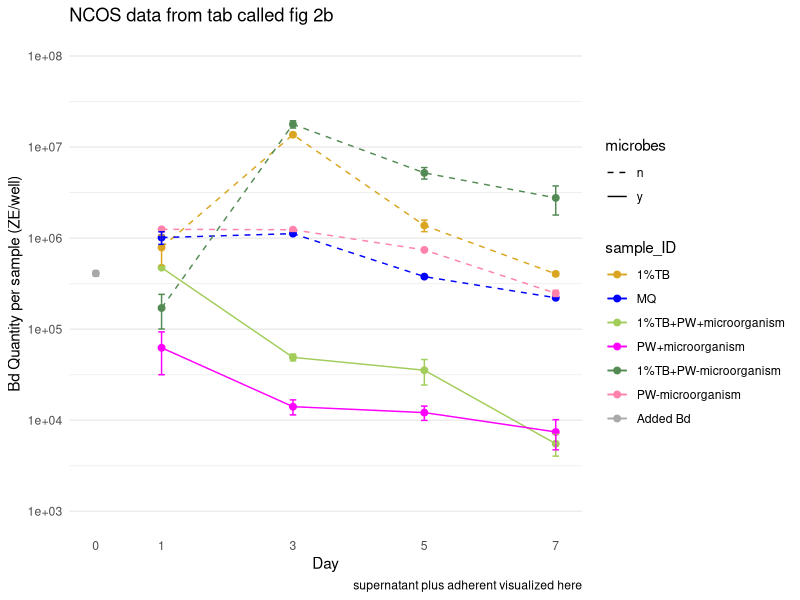
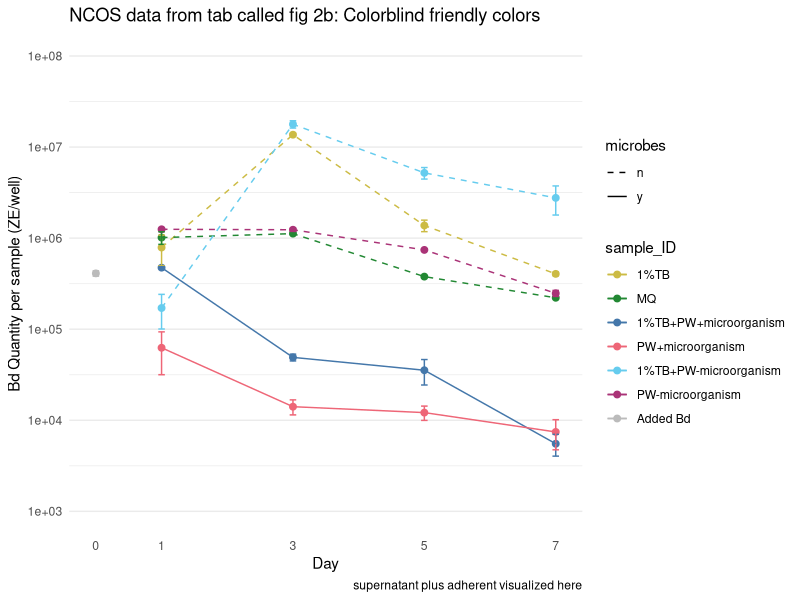
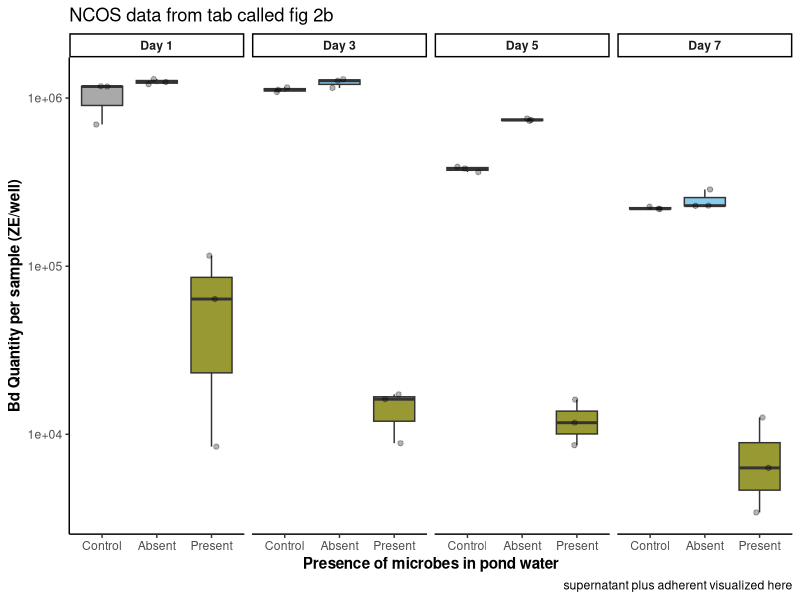
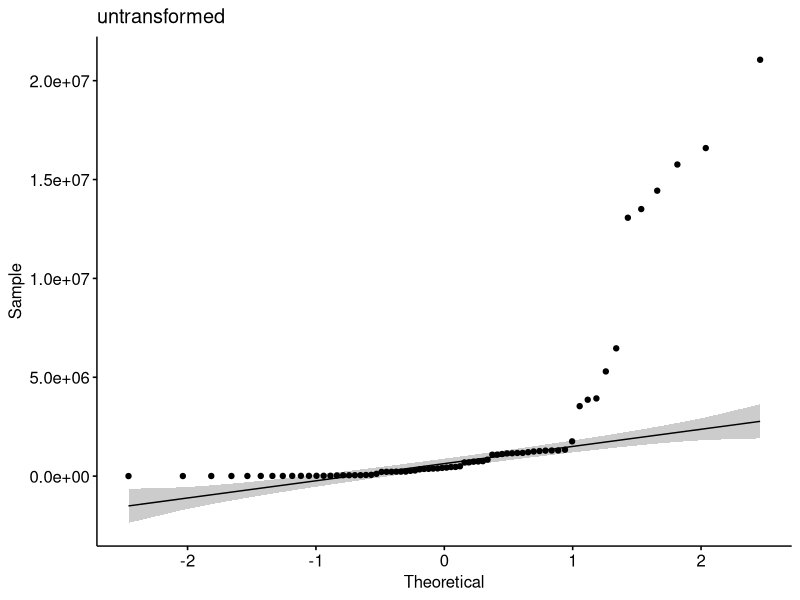
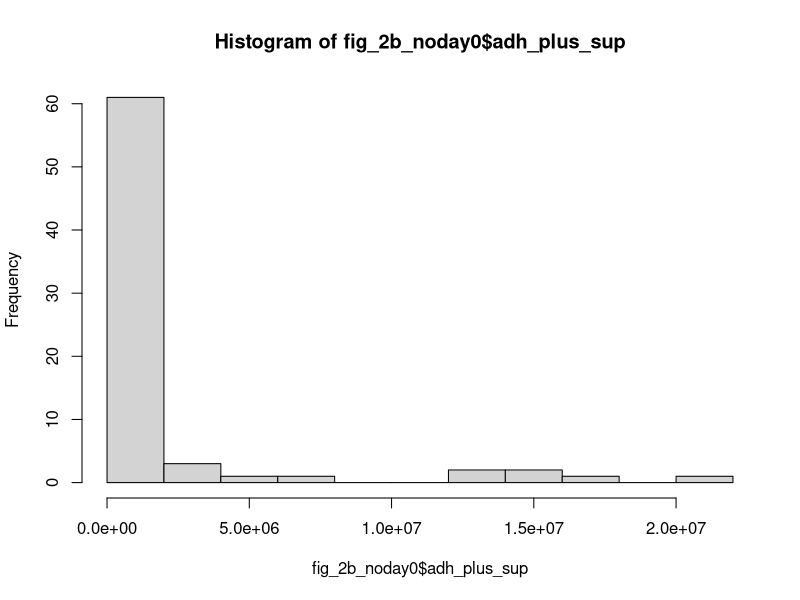
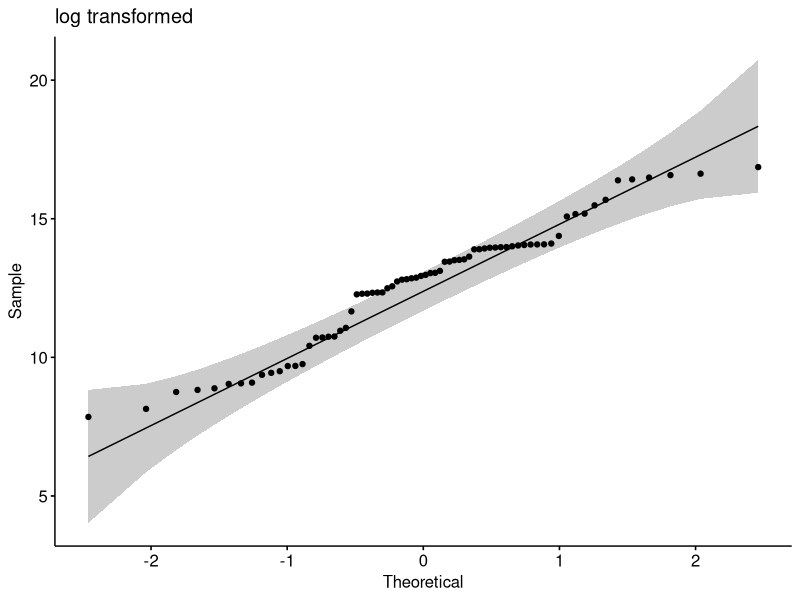
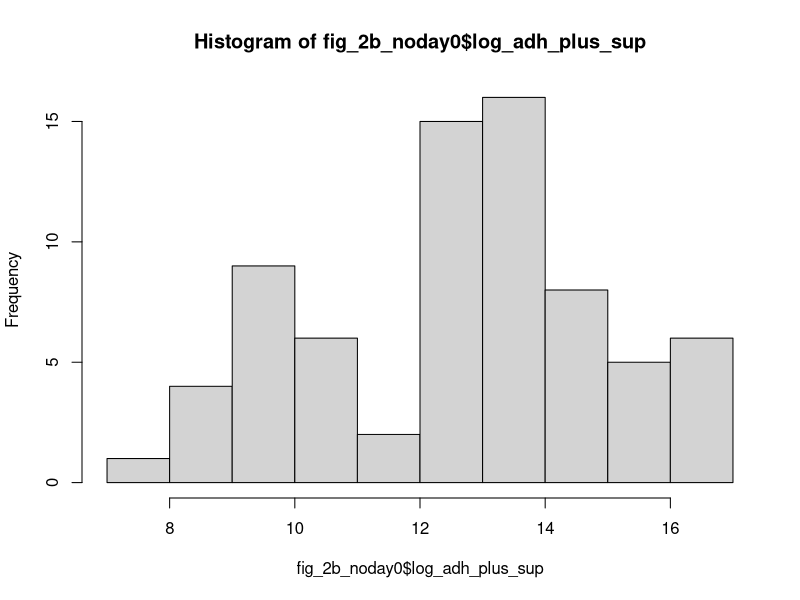
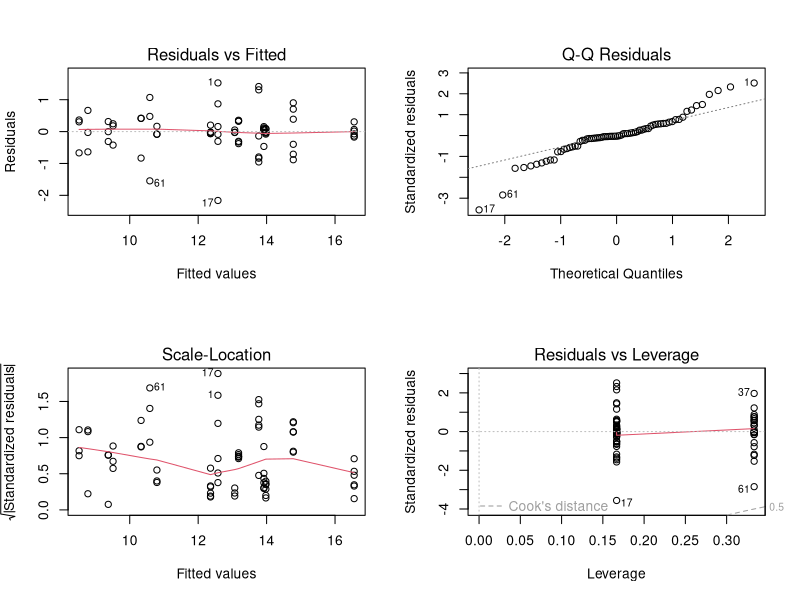

These figures' R source, in order:
## ---- chunk 1
#| warning: false

## read in and clean data
library(tidyverse) # for cleaning and viewing data
library(here) # for importing data
library(ggpubr)
library(rstatix)
library(ggplot2)
library(car)
library(multcomp)
library(nlme)
library(emmeans)

fig_2b <- read.csv(here("data", "final_NCOS_2024_reformatted_for_R.xlsx - Fig2B.csv"))
fig_3b <- read.csv(here("data", "final_NCOS_2024_reformatted_for_R.xlsx - Fig3B.csv"))
fig_4b <- read.csv(here("data", "final_NCOS_2024_reformatted_for_R.xlsx - Fig4B.csv"))

with_microbes_40_color <- "#999933"
no_microbes_.22_color <- "#88ccee"
## ---- chunk 2
# add column for microbes or no
fig_2b <- fig_2b %>% 
  mutate(microbes = case_when(
    str_detect(sample_ID, "\\+microorganism") ~ "y",
    TRUE ~ "n"
  )) %>% 
  # add column for TB or no
  mutate(TB = case_when(
    str_detect(sample_ID, "TB") ~ "y",
    TRUE ~ "n"
  )) %>% 
  # add column for PW or no
  mutate(PW = case_when(
    str_detect(sample_ID, "PW") ~ "y",
    TRUE ~ "n"
  ))
## ---- chunk 3
fig2b_summary <- fig_2b %>% 
  group_by(day, sample_ID) %>% 
  reframe(mean = mean(adh_plus_sup), # calculate the mean
            n = length(adh_plus_sup), # count the number of observations
            df = n - 1, # calculate the degrees of freedom
            sd = sd(adh_plus_sup), # calculate the standard deviation
            se = sd/sqrt(n), # calculate the standard error
          ) %>% 
  mutate(microbes = case_when(
    str_detect(sample_ID, "\\+microorganism") ~ "y",TRUE ~ "n")) %>% 
  # add column for TB or no
  mutate(TB = case_when(str_detect(sample_ID, "TB") ~ "y", TRUE ~ "n")) %>% 
  # add column for PW or no
  mutate(PW = case_when(str_detect(sample_ID, "PW") ~ "y", TRUE ~ "n")) 

fig2b_summary %>% 
  # reorder to match Renwei's plot
  mutate(sample_ID = factor(sample_ID, 
                            levels = c("1%TB", "MQ", "1%TB+PW+microorganism", "PW+microorganism", "1%TB+PW-microorganism", "PW-microorganism", "Added Bd"))) %>% 

  ggplot(aes(x = day, 
           y = mean, 
           color = sample_ID)) +
  geom_point(size = 2) +
  geom_errorbar(aes(ymin = mean - se, # plot the standard error
                    ymax = mean + se),
                width = 0.1) +
    geom_line(aes(linetype = microbes)) + 
  scale_y_log10(limits = c(1e3, 1e8), 
                breaks = c(1e3, 1e4, 1e5, 1e6, 1e7, 1e8)) +
  # vibes
  labs(x = "Day",
       y = "Bd Quantity per sample (ZE/well)",
       title = "NCOS data from tab called fig 2b",
       caption = "supernatant plus adherent visualized here") +
  scale_color_manual(values = c("1%TB" = "goldenrod", 
                                "MQ" = "blue", 
                                "1%TB+PW+microorganism" = "darkolivegreen3", 
                                "PW+microorganism" = "magenta", 
                                "1%TB+PW-microorganism" = "palegreen4", 
                                "PW-microorganism" = "palevioletred1",
                                "Added Bd" = "darkgrey")) + # Assign specific colors to match RC's plot
  scale_linetype_manual(values = c("n" = "dashed", 
                                   "y" = "solid")) +
  theme_minimal() +
  theme(
    panel.grid.major.x = element_blank(), # Remove major vertical grid lines
    panel.grid.minor.x = element_blank()) + # Remove minor vertical grid lines
  scale_x_continuous(breaks = c(0, 1, 3, 5, 7))
## ---- chunk 4
fig2b_summary <- fig_2b %>% 
  group_by(day, sample_ID) %>% 
  reframe(mean = mean(adh_plus_sup), # calculate the mean
            n = length(adh_plus_sup), # count the number of observations
            df = n - 1, # calculate the degrees of freedom
            sd = sd(adh_plus_sup), # calculate the standard deviation
            se = sd/sqrt(n), # calculate the standard error
          ) %>% 
  mutate(microbes = case_when(
    str_detect(sample_ID, "\\+microorganism") ~ "y",TRUE ~ "n")) %>% 
  # add column for TB or no
  mutate(TB = case_when(str_detect(sample_ID, "TB") ~ "y", TRUE ~ "n")) %>% 
  # add column for PW or no
  mutate(PW = case_when(str_detect(sample_ID, "PW") ~ "y", TRUE ~ "n")) 

fig2b_summary %>% 
  # reorder to match Renwei's plot
  mutate(sample_ID = factor(sample_ID, 
                            levels = c("1%TB", "MQ", "1%TB+PW+microorganism", "PW+microorganism", "1%TB+PW-microorganism", "PW-microorganism", "Added Bd"))) %>% 

  ggplot(aes(x = day, 
           y = mean, 
           color = sample_ID)) +
  geom_point(size = 2) +
  geom_errorbar(aes(ymin = mean - se, # plot the standard error
                    ymax = mean + se),
                width = 0.1) +
    geom_line(aes(linetype = microbes)) + 
  scale_y_log10(limits = c(1e3, 1e8), 
                breaks = c(1e3, 1e4, 1e5, 1e6, 1e7, 1e8)) +
  # vibes
  labs(x = "Day",
       y = "Bd Quantity per sample (ZE/well)",
       title = "NCOS data from tab called fig 2b: Colorblind friendly colors",
       caption = "supernatant plus adherent visualized here") +
  scale_color_manual(values = c("1%TB" = "#CCBB44", 
                                "MQ" = "#228833", 
                                "1%TB+PW+microorganism" = "#4477AA", 
                                "PW+microorganism" = "#EE6677", 
                                "1%TB+PW-microorganism" = "#66CCEE", 
                                "PW-microorganism" = "#AA3377",
                                "Added Bd" = "#BBBBBB")) + # Assign specific colors to match RC's plot
  scale_linetype_manual(values = c("n" = "dashed", 
                                   "y" = "solid")) +
  theme_minimal() +
  theme(
    panel.grid.major.x = element_blank(), # Remove major vertical grid lines
    panel.grid.minor.x = element_blank()) + # Remove minor vertical grid lines
  scale_x_continuous(breaks = c(0, 1, 3, 5, 7))
## ---- chunk 5
fig_2b %>% 
  filter(day != 0 ) %>%
  filter(TB != "y") %>% # remove all treatments with TB broth
 # filter(day != 3 & day != 5) %>% 
  
  ggplot(aes(y= adh_plus_sup, x = sample_ID, fill = sample_ID)) + 
    geom_boxplot() +
  geom_jitter(width = 0.2, alpha = 0.3) +
  scale_y_log10() + 
   facet_wrap(~day, nrow = 1, labeller = labeller(day = c("1" = "Day 1", "3" = "Day 3", 
                                                          "5" = "Day 5", "7" = "Day 7"))) +
    scale_fill_manual(values = c("PW+microorganism" = with_microbes_40_color, 
                                "PW-microorganism" = no_microbes_.22_color,
                                
                                "MQ" = "darkgrey")) +
  scale_x_discrete (labels= c("PW+microorganism" = "Present", "PW-microorganism" = "Absent", "MQ" = "Control")) +
  labs(x = "Presence of microbes in pond water",
       y = "Bd Quantity per sample (ZE/well)",
       title = "NCOS data from tab called fig 2b",
       caption = "supernatant plus adherent visualized here") +
  theme_classic() +
   theme(legend.position = "none",
         strip.text = element_text(face="bold"),
         axis.title = element_text(face = "bold"))
## ---- chunk 6
# untransformed
fig_2b_noday0 <- fig_2b %>% 
  filter(day != 0) %>% 
  mutate(log_adh_plus_sup = log(adh_plus_sup)) # note: no zeroes so not log + 1
ggqqplot(fig_2b_noday0, "adh_plus_sup", title = "untransformed")
shapiro.test(fig_2b_noday0$adh_plus_sup) # nope
hist(fig_2b_noday0$adh_plus_sup) # note

# transformed
ggqqplot(fig_2b_noday0, "log_adh_plus_sup", title = "log transformed") # gorgeous
hist(fig_2b_noday0$log_adh_plus_sup) # better
shapiro.test(fig_2b_noday0$log_adh_plus_sup) # p-value = 0.01361, does not pass shapiro, but this has an n of 72 which is more than the recommended <50 samples

## ---- chunk 7
# quick check: we want day as a FACTOR
fig_2b_noday0 <- fig_2b_noday0 %>% 
  mutate(day = as.factor(day))
str(fig_2b_noday0$day)

# set MQ as reference
fig_2b_noday0$sample_ID <- factor(fig_2b_noday0$sample_ID)
fig_2b_noday0$sample_ID <- relevel(fig_2b_noday0$sample_ID, ref = "MQ")
## ---- chunk 8
null <- lm(log_adh_plus_sup ~ 1,
  data = fig_2b_noday0)
AIC(null) #326.4356

## ---- chunk 9
# build model
mod3 <- aov(log_adh_plus_sup ~ day*microbes*TB,
  data = fig_2b_noday0)

# diagnostic plot
par(mfrow = c(2,2))
plot(mod3) # looks good

# look at results
summary(mod3)
anova(mod3) # day, microbes, tb are all significant, interactions: day:TB, day:microbes, day:microbes:TB, NOT microbes:TB 
AIC(mod3) # 161.4887 BEST MODEL

TukeyHSD(mod3)

# comparisons
em <- emmeans(mod3, ~ day * microbes * TB)
# Perform the Tukey test for pairwise comparisons
tukey_results <- contrast(em, method = "tukey")
# View the results
summary(tukey_results)

## ---- chunk 10
# build model
mod <- lm(log_adh_plus_sup ~ day + sample_ID,
  data = fig_2b_noday0)

# diagnostic plot
par(mfrow = c(2,2))
plot(mod)

# look at results
summary(mod)
anova(mod) # day is significant, sample id is too
AIC(mod) # 237.1393

# comparisons by day
emmeans::emmeans(mod, pairwise ~ day) # pairwise comparisons

# comparisons by treatment
emmeans::emmeans(mod, pairwise ~ sample_ID) # pairwise comparisons
## ---- chunk 11
# build model
mod2 <- lm(log_adh_plus_sup ~ day + microbes + PW + TB,
  data = fig_2b_noday0)

# diagnostic plot
par(mfrow = c(2,2))
plot(mod2) # looks better tbh

# look at results
summary(mod2)
anova(mod2) # day, microbes, tb are all significant
AIC(mod2) # 233.1865 better model!

# comparisons
emmeans::emmeans(mod2, pairwise ~ day) # same pattern as previous model, day 1-7 and 3-7
emmeans::emmeans(mod2, pairwise ~ microbes) # microbes p <.0001, no microbes sig more
emmeans::emmeans(mod2, pairwise ~ TB) # TB p = 0.0002, with TB is sig more
